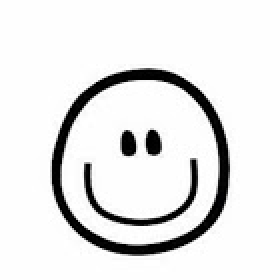
#> input picture 001给头像右上+1/001.png, 140 x 140 px (shown 2 times larger)
$ python 001.py
#> lines starting #> are read from the running program, lines starting #| are printed output that depends on the picture
'''
给图片右上角+1
'''

from PIL import Image, ImageFont, ImageDraw


def Addnum(file, new_file):
#> called with file = '001.png', new_file = 'new-001.png'
    im = Image.open(file)
#> im is the input picture: PIL image 140x140 RGB; mean R, G, B 229.6, 229.6, 229.6
    width,height = im.size
#> width = 140; height = 140

    draw = ImageDraw.Draw(im)
    font = ImageFont.truetype("yahei.ttc",min(width//6,height//6))
    draw.text((width*0.75,height*0.075),'1',font=font,fill=(255,33,33,255))

    im.save(new_file)
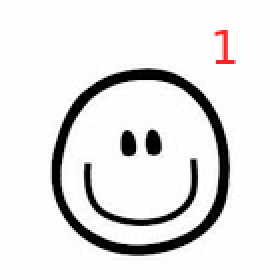
#> saved as new-001.png: PIL image 140x140 RGB (shown 2 times larger); mean R, G, B 229.6, 228.9, 228.9


ImageFile = '001.png'
NewImage = 'new-001.png'
Addnum(ImageFile, NewImage)
